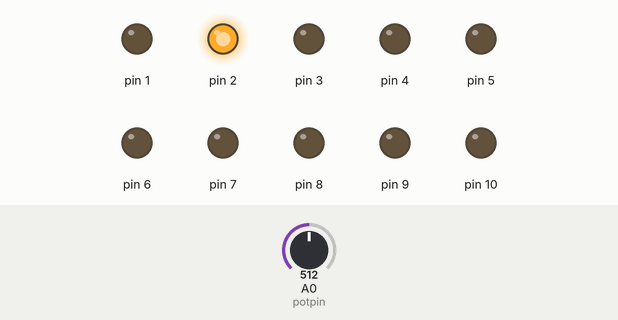
Simulated run of this sketch. Board: Arduino Uno, built with avr-gcc and run on an emulated ATmega328P. Shown: output pins drawn as LEDs (lit = HIGH). The test bench sets the inputs (shaded band); at power-on: A0 (potpin) = 512.

Above: at 9.8 s.
9.9 s: A0 (potpin) set to 0
At 19.0 s:
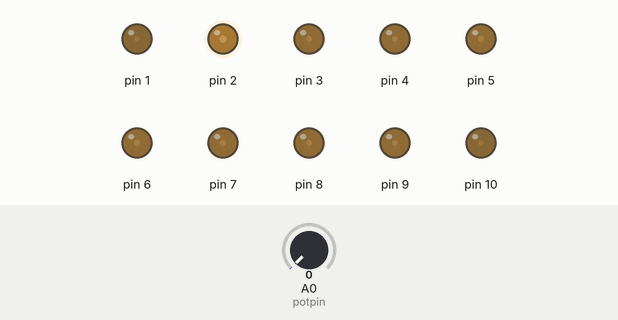
19.5 s: A0 (potpin) set to 122
At 19.79 s:
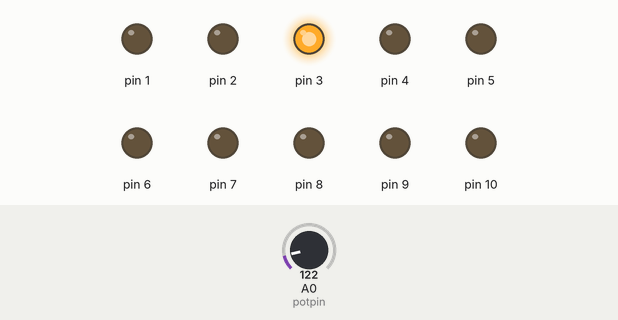
At 20.15 s:
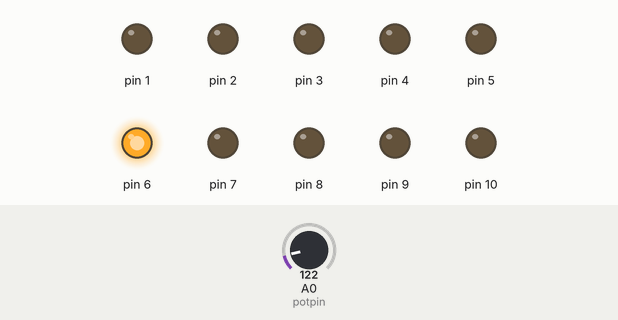
Timing chart, 0 to 34.5 s (numbered marks = the images above; inputs shaded):
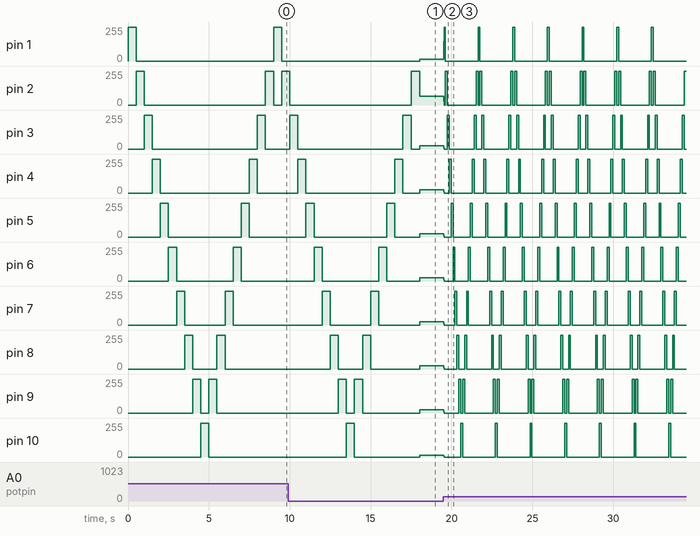

The sketch:

potentiometer_test_10_L_E_D_s.ino
```cpp
int potpin = 0;
int val;

void setup()
{
  pinMode(1, OUTPUT);
  pinMode(2, OUTPUT);
  pinMode(3, OUTPUT);
  pinMode(4, OUTPUT);
  pinMode(5, OUTPUT);
  pinMode(6, OUTPUT);
  pinMode(7, OUTPUT);
  pinMode(8, OUTPUT);
  pinMode(9, OUTPUT);
  pinMode(10, OUTPUT);
}

// This is a test for arduino.
//I just wanted to try this.

void show_lights(int pin1, int pin2, int pin3, int pin4, int pin5, int pin6, int pin7, int pin8, int pin9, int pin10)
{
  digitalWrite(1, pin1);
  digitalWrite(2, pin2);
  digitalWrite(3, pin3);
  digitalWrite(4, pin4);
  digitalWrite(5, pin5);
  digitalWrite(6, pin6);
  digitalWrite(7, pin7);
  digitalWrite(8, pin8);
  digitalWrite(9, pin9);
  digitalWrite(10, pin10);
  delay(val);
}

void loop()
{
  val = analogRead(potpin);
  val = map(val, 0, 1023, 0, 1000);

  show_lights(HIGH, LOW, LOW, LOW, LOW, LOW, LOW, LOW, LOW, LOW);
  show_lights(LOW, HIGH, LOW, LOW, LOW, LOW, LOW, LOW, LOW, LOW);
  show_lights(LOW, LOW, HIGH, LOW, LOW, LOW, LOW, LOW, LOW, LOW);
  show_lights(LOW, LOW, LOW, HIGH, LOW, LOW, LOW, LOW, LOW, LOW);
  show_lights(LOW, LOW, LOW, LOW, HIGH, LOW, LOW, LOW, LOW, LOW);
  show_lights(LOW, LOW, LOW, LOW, LOW, HIGH, LOW, LOW, LOW, LOW);
  show_lights(LOW, LOW, LOW, LOW, LOW, LOW, HIGH, LOW, LOW, LOW);
  show_lights(LOW, LOW, LOW, LOW, LOW, LOW, LOW, HIGH, LOW, LOW);
  show_lights(LOW, LOW, LOW, LOW, LOW, LOW, LOW, LOW, HIGH, LOW);
  show_lights(LOW, LOW, LOW, LOW, LOW, LOW, LOW, LOW, LOW, HIGH);
  show_lights(LOW, LOW, LOW, LOW, LOW, LOW, LOW, LOW, HIGH, LOW);
  show_lights(LOW, LOW, LOW, LOW, LOW, LOW, LOW, HIGH, LOW, LOW);
  show_lights(LOW, LOW, LOW, LOW, LOW, LOW, HIGH, LOW, LOW, LOW);
  show_lights(LOW, LOW, LOW, LOW, LOW, HIGH, LOW, LOW, LOW, LOW);
  show_lights(LOW, LOW, LOW, LOW, HIGH, LOW, LOW, LOW, LOW, LOW);
  show_lights(LOW, LOW, LOW, HIGH, LOW, LOW, LOW, LOW, LOW, LOW);
  show_lights(LOW, LOW, HIGH, LOW, LOW, LOW, LOW, LOW, LOW, LOW);
  show_lights(LOW, HIGH, LOW, LOW, LOW, LOW, LOW, LOW, LOW, LOW);
}
```

Measured:
- after the input at 19.5 s, pin 1: 12/255 → 149/255 at once, then moves between 0/255 and 255/255, repeating every 2.1 s; pin 2: 64/255 → 29/255 at once, then moves between 0/255 and 255/255, repeating every 2.1 s; pin 3: 24/255 → 10/255 at once, then moves between 0/255 and 255/255, repeating every 6.4 s
- by itself, pin 1: alternates 255/255 for 0.50 s and 0/255 for 8.5 s
- by itself, pin 3: alternates 255/255 for 0.50 s and 0/255 for 6.5 s
